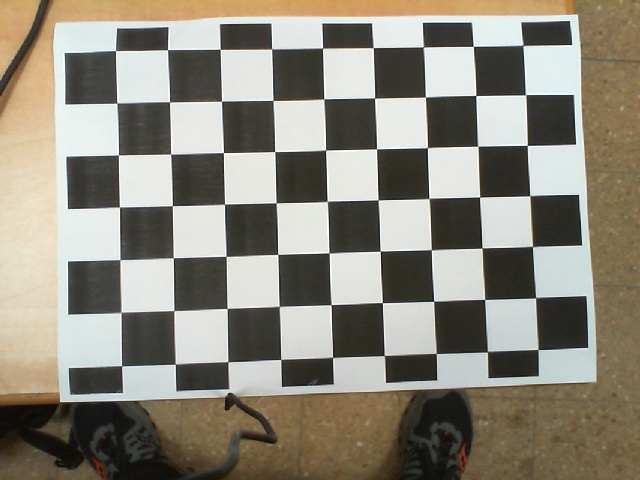
#> input picture output TestFishEye2/img0.jpg, 640 x 480 px; its folder holds 4 pictures in this run
$ python CalibrateForFishEye.py
#> lines starting #> are read from the running program, lines starting #| are printed output that depends on the picture; after the words box and inside, x2 and y2 are one past the last pixel; in counts of white or black regions, pixels touching at a corner belong together
import numpy as np
import cv2
import glob
import pickle

# termination criteria
criteria = (cv2.TERM_CRITERIA_EPS + cv2.TERM_CRITERIA_MAX_ITER, 30, 0.001)

# prepare object points, like (0,0,0), (1,0,0), (2,0,0) ....,(6,5,0)
objp = np.zeros((9*5,3), np.float32)
objp[:,:2] = np.mgrid[0:9,0:5].T.reshape(-1,2)

# Arrays to store object points and image points from all the images.
objpoints = [] # 3d point in real world space
imgpoints = [] # 2d points in image plane.

images = glob.glob('C:/Projects/OpenCV/src/Open-CV/FindLine/output TestFishEye2/*')
for fname in images:
    img = cv2.imread(fname)
#> img is the input picture: shape (480, 640, 3); mean B, G, R 123.6, 136, 140.9
    gray = cv2.cvtColor(img,cv2.COLOR_BGR2GRAY)
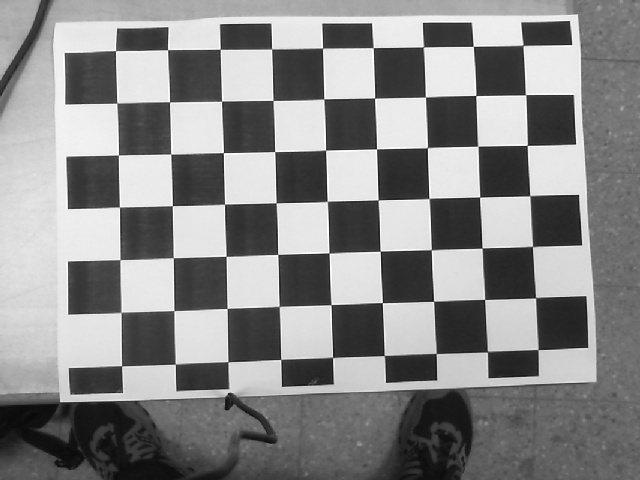
#> gray: shape (480, 640); min 9, max 255, mean 136.1

    # Find the chess board corners
    ret, corners = cv2.findChessboardCorners(gray, (9, 5), None)
#> ret = False; corners = None
    print(ret)
#| False
    # If found, add object points, image points (after refining them)
    if ret == True:
        objpoints.append(objp)

        corners2 = cv2.cornerSubPix(gray,corners,(11,11),(-1,-1),criteria)
        imgpoints.append(corners2)

        # Draw and display the corners
        img = cv2.drawChessboardCorners(img, (9,5), corners2,ret)
        cv2.imshow(fname,img)
        cv2.waitKey(500)
#> pass 2 of the loop `for fname in images:`:
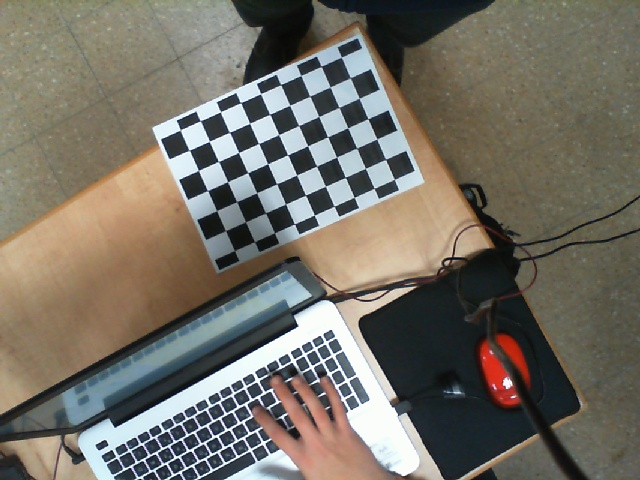
#> input picture output TestFishEye2/img00 (3).jpg, 640 x 480 px
#> img is the input picture: shape (480, 640, 3); mean B, G, R 101.3, 111.6, 116.2
#> `gray = cv2.cvtColor(img,cv2.COLOR_BGR2GRAY)`:
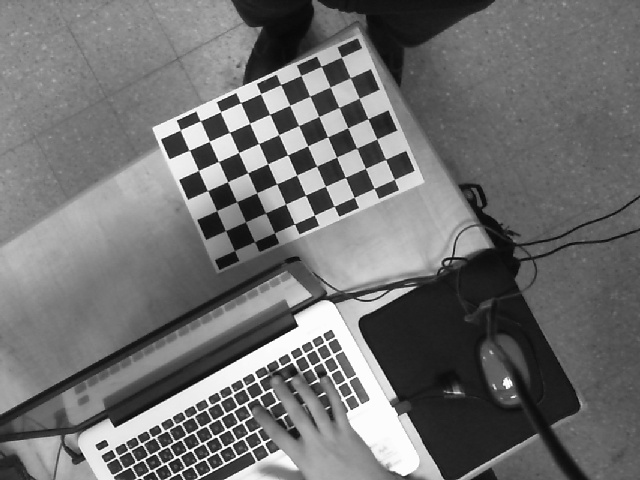
#> gray: shape (480, 640); min 4, max 255, mean 111.8
#> ret = True; corners = 45 rows, first 8: [189.2, 149.9], [209.3, 141.4], [229.4, 132.1], [249.7, 123.4], [269.5, 114.2], [289.8, 105.4], [309.6, 96.06], [329.7, 87.35]
#| True
#> corners2 = 45 rows, first 8: [189.2, 150.3], [209.4, 141.3], [229.5, 132.3], [249.6, 123.3], [269.7, 114.3], [289.7, 105.3], [309.7, 96.23], [330.1, 86.95]
#> `img = cv2.drawChessboardCorners(img, (9,5), corners2,ret)`:
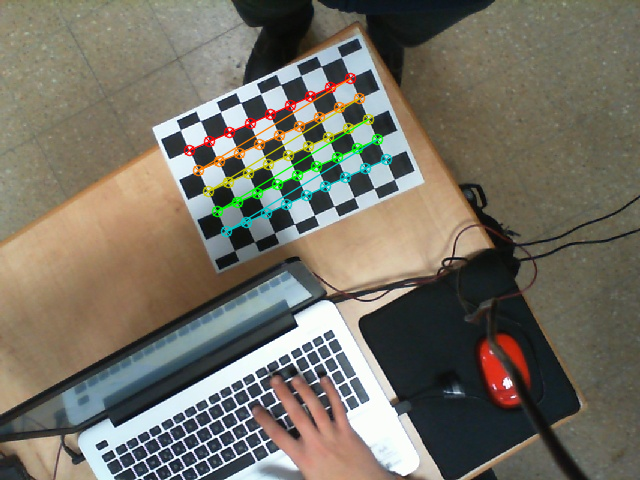
#> img: shape (480, 640, 3); 2.5% of pixels changed, all inside (x1, y1, x2, y2) = (183, 72, 393, 238)
#> pass 3 of the loop `for fname in images:`:
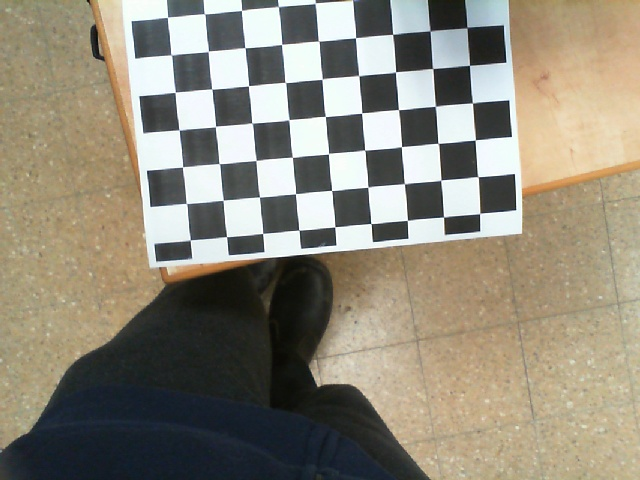
#> input picture output TestFishEye2/img00 (5).jpg, 640 x 480 px
#> img is the input picture: shape (480, 640, 3); mean B, G, R 122, 137.2, 143.1
#> `gray = cv2.cvtColor(img,cv2.COLOR_BGR2GRAY)`:
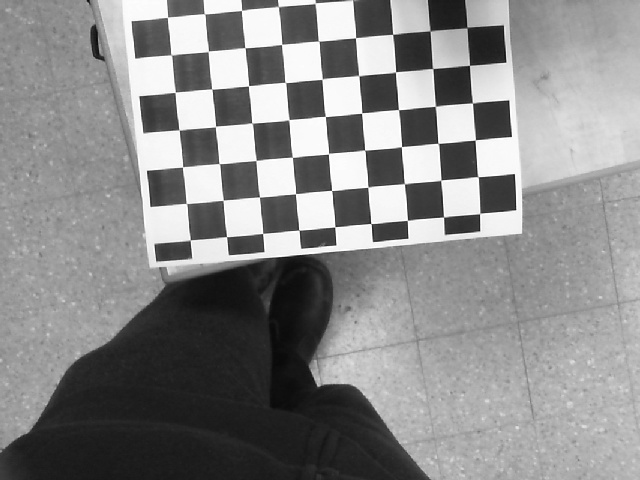
#> gray: shape (480, 640); min 9, max 255, mean 137.2
#> ret = False; corners = None
#| False
#> the loop made 4 passes; the first 3 are shown

pickle.dump(objpoints, open('objpoints.pkl', 'wb'), protocol=pickle.HIGHEST_PROTOCOL)
pickle.dump(imgpoints, open('imgpoints.pkl', 'wb'), protocol=pickle.HIGHEST_PROTOCOL)

img = cv2.imread('C:\Projects\OpenCV\src\Open-CV\FindLine\CalibrationBoards\calibration.png')
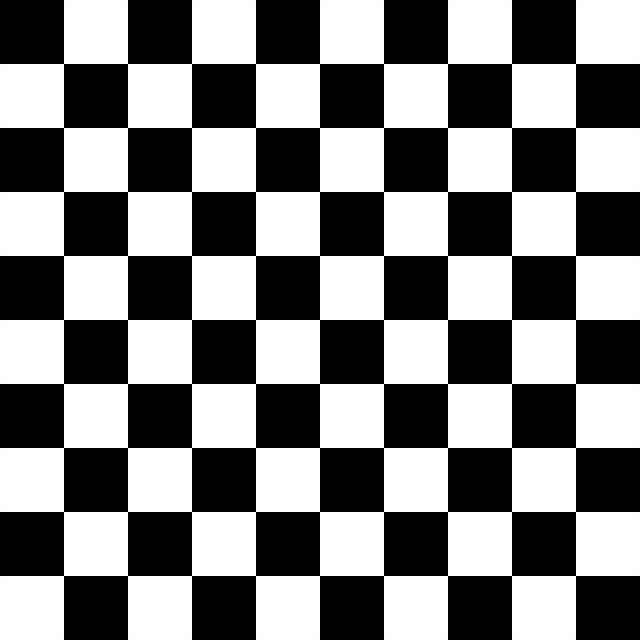
#> input picture CalibrationBoards/calibration.png, 640 x 640 px, found by its file name
#> img is the input picture: shape (640, 640, 3); min 0, max 255, mean 127.5

ret, mtx, dist, rvecs, tvecs = cv2.calibrateCamera(objpoints, imgpoints, (640,480),None,None)
h,  w = img.shape[:2]
#> h = 640; w = 640
newcameramtx, roi=cv2.getOptimalNewCameraMatrix(mtx, dist, (w, h), 1, (w, h))

mapx,mapy = cv2.initUndistortRectifyMap(mtx,dist,None,newcameramtx,(w,h),5)
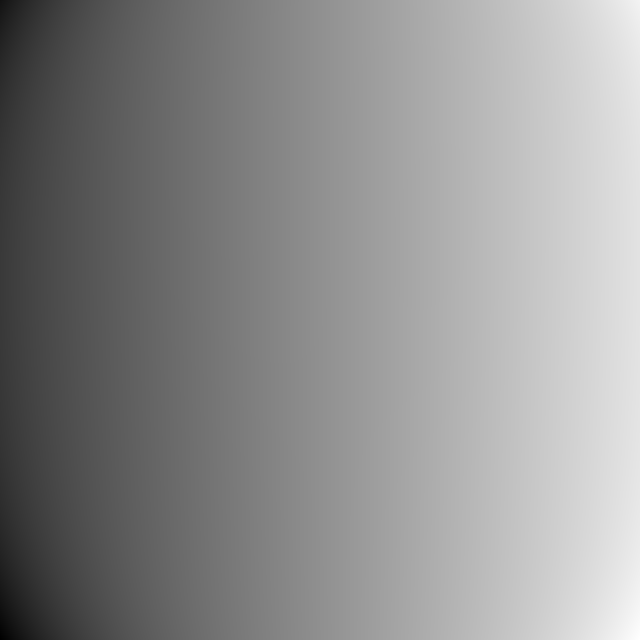
#> mapx: shape (640, 640) float32; min -215, max 745.9, mean 325.4; drawn with min black and max white
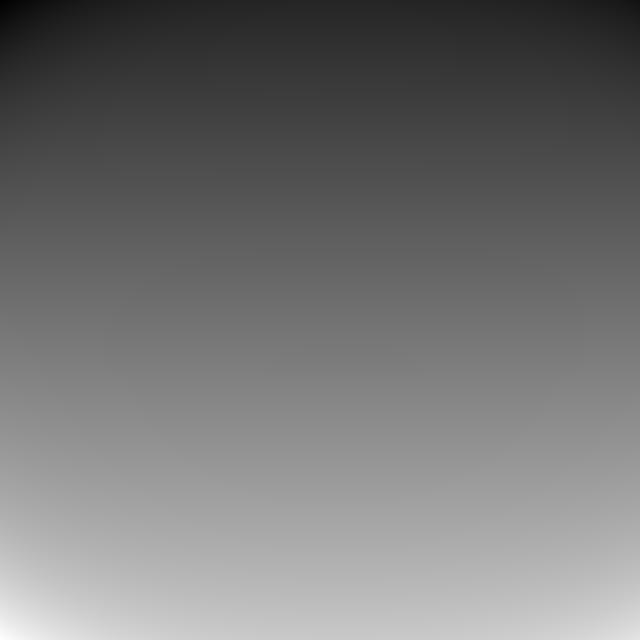
#> mapy: shape (640, 640) float32; min -144.4, max 846.8, mean 308.5; drawn with min black and max white
dst = cv2.remap(img,mapx,mapy,cv2.INTER_LINEAR)
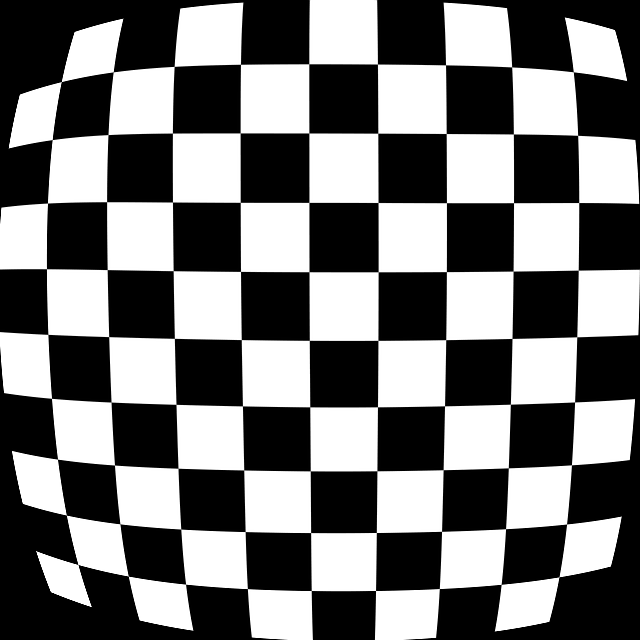
#> dst: shape (640, 640, 3); min 0, max 255, mean 117.9

# crop the image
x,y,w,h = roi
dst = dst[y:y+h, x:x+w]
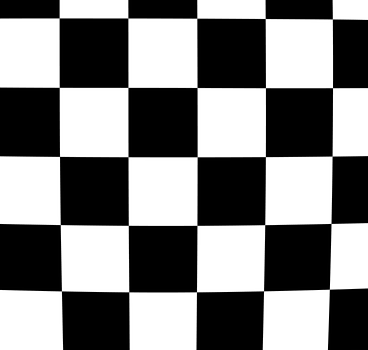
#> dst: shape (350, 368, 3); min 0, max 255, mean 128.5
cv2.imwrite('calibresult.png',dst)

cv2.waitKey(0)
cv2.destroyAllWindows()
